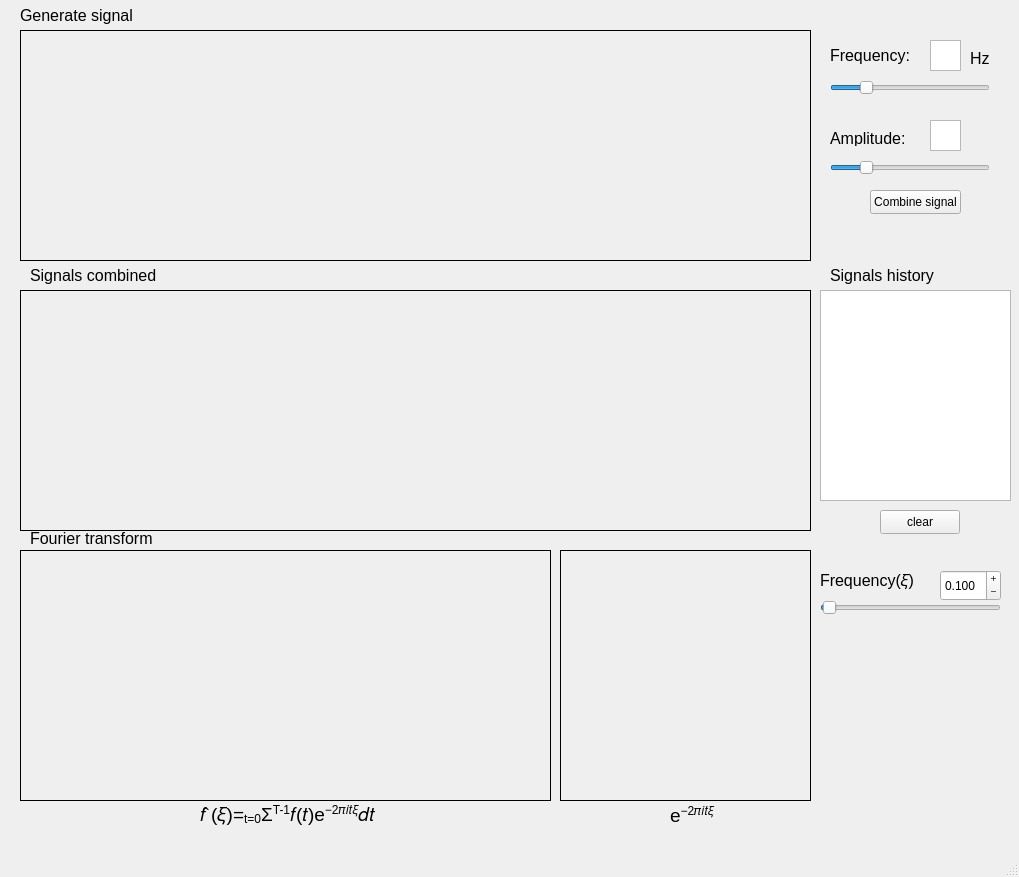
<?xml version="1.0" encoding="UTF-8"?>
<ui version="4.0">
 <class>MainWindow</class>
 <widget class="QMainWindow" name="MainWindow">
  <property name="geometry">
   <rect>
    <x>0</x>
    <y>0</y>
    <width>1019</width>
    <height>877</height>
   </rect>
  </property>
  <property name="windowTitle">
   <string>MainWindow</string>
  </property>
  <widget class="QWidget" name="centralwidget">
   <widget class="QFrame" name="chartGenerated">
    <property name="geometry">
     <rect>
      <x>20</x>
      <y>30</y>
      <width>791</width>
      <height>231</height>
     </rect>
    </property>
    <property name="styleSheet">
     <string notr="true"/>
    </property>
    <property name="frameShape">
     <enum>QFrame::Box</enum>
    </property>
    <property name="frameShadow">
     <enum>QFrame::Plain</enum>
    </property>
    <property name="lineWidth">
     <number>1</number>
    </property>
    <layout class="QHBoxLayout" name="horizontalLayout"/>
   </widget>
   <widget class="QPushButton" name="combineButton">
    <property name="geometry">
     <rect>
      <x>870</x>
      <y>190</y>
      <width>91</width>
      <height>24</height>
     </rect>
    </property>
    <property name="text">
     <string>Combine signal</string>
    </property>
   </widget>
   <widget class="QSlider" name="frequencySlider">
    <property name="geometry">
     <rect>
      <x>830</x>
      <y>80</y>
      <width>160</width>
      <height>16</height>
     </rect>
    </property>
    <property name="maximum">
     <number>10</number>
    </property>
    <property name="pageStep">
     <number>1</number>
    </property>
    <property name="value">
     <number>2</number>
    </property>
    <property name="orientation">
     <enum>Qt::Horizontal</enum>
    </property>
   </widget>
   <widget class="QLabel" name="frequencyLabel">
    <property name="geometry">
     <rect>
      <x>830</x>
      <y>45</y>
      <width>81</width>
      <height>21</height>
     </rect>
    </property>
    <property name="font">
     <font>
      <pointsize>12</pointsize>
     </font>
    </property>
    <property name="text">
     <string>Frequency:</string>
    </property>
   </widget>
   <widget class="QTextEdit" name="frequencyInfo">
    <property name="geometry">
     <rect>
      <x>930</x>
      <y>40</y>
      <width>31</width>
      <height>31</height>
     </rect>
    </property>
   </widget>
   <widget class="QLabel" name="hzLabel">
    <property name="geometry">
     <rect>
      <x>970</x>
      <y>50</y>
      <width>71</width>
      <height>16</height>
     </rect>
    </property>
    <property name="font">
     <font>
      <pointsize>12</pointsize>
     </font>
    </property>
    <property name="text">
     <string>Hz</string>
    </property>
   </widget>
   <widget class="QLabel" name="signalsCombinedLabel">
    <property name="geometry">
     <rect>
      <x>30</x>
      <y>265</y>
      <width>141</width>
      <height>21</height>
     </rect>
    </property>
    <property name="font">
     <font>
      <pointsize>12</pointsize>
     </font>
    </property>
    <property name="text">
     <string>Signals combined</string>
    </property>
   </widget>
   <widget class="QPushButton" name="clearButton">
    <property name="geometry">
     <rect>
      <x>880</x>
      <y>510</y>
      <width>80</width>
      <height>24</height>
     </rect>
    </property>
    <property name="text">
     <string>clear</string>
    </property>
   </widget>
   <widget class="QLabel" name="amplitudeLabel">
    <property name="geometry">
     <rect>
      <x>830</x>
      <y>130</y>
      <width>91</width>
      <height>16</height>
     </rect>
    </property>
    <property name="font">
     <font>
      <pointsize>12</pointsize>
     </font>
    </property>
    <property name="text">
     <string>Amplitude:</string>
    </property>
   </widget>
   <widget class="QTextEdit" name="amplitudeInfo">
    <property name="geometry">
     <rect>
      <x>930</x>
      <y>120</y>
      <width>31</width>
      <height>31</height>
     </rect>
    </property>
   </widget>
   <widget class="QSlider" name="amplitudeSlider">
    <property name="geometry">
     <rect>
      <x>830</x>
      <y>160</y>
      <width>160</width>
      <height>16</height>
     </rect>
    </property>
    <property name="maximum">
     <number>10</number>
    </property>
    <property name="pageStep">
     <number>1</number>
    </property>
    <property name="value">
     <number>2</number>
    </property>
    <property name="orientation">
     <enum>Qt::Horizontal</enum>
    </property>
   </widget>
   <widget class="QFrame" name="chartCombined">
    <property name="geometry">
     <rect>
      <x>20</x>
      <y>290</y>
      <width>791</width>
      <height>241</height>
     </rect>
    </property>
    <property name="styleSheet">
     <string notr="true"/>
    </property>
    <property name="frameShape">
     <enum>QFrame::Box</enum>
    </property>
    <layout class="QHBoxLayout" name="horizontalLayout_2"/>
   </widget>
   <widget class="QSlider" name="wrappingFrequencySlider">
    <property name="geometry">
     <rect>
      <x>820</x>
      <y>600</y>
      <width>181</width>
      <height>16</height>
     </rect>
    </property>
    <property name="maximum">
     <number>1000</number>
    </property>
    <property name="value">
     <number>10</number>
    </property>
    <property name="orientation">
     <enum>Qt::Horizontal</enum>
    </property>
   </widget>
   <widget class="QDoubleSpinBox" name="wrappingFrequencyInfo">
    <property name="geometry">
     <rect>
      <x>940</x>
      <y>570</y>
      <width>61</width>
      <height>31</height>
     </rect>
    </property>
    <property name="wrapping">
     <bool>true</bool>
    </property>
    <property name="frame">
     <bool>true</bool>
    </property>
    <property name="buttonSymbols">
     <enum>QAbstractSpinBox::PlusMinus</enum>
    </property>
    <property name="keyboardTracking">
     <bool>true</bool>
    </property>
    <property name="showGroupSeparator" stdset="0">
     <bool>false</bool>
    </property>
    <property name="decimals">
     <number>3</number>
    </property>
    <property name="singleStep">
     <double>0.001000000000000</double>
    </property>
    <property name="value">
     <double>0.100000000000000</double>
    </property>
   </widget>
   <widget class="QFrame" name="chartFourierTransform">
    <property name="geometry">
     <rect>
      <x>20</x>
      <y>550</y>
      <width>531</width>
      <height>251</height>
     </rect>
    </property>
    <property name="styleSheet">
     <string notr="true"/>
    </property>
    <property name="frameShape">
     <enum>QFrame::Box</enum>
    </property>
    <layout class="QHBoxLayout" name="horizontalLayout_4"/>
   </widget>
   <widget class="QListWidget" name="signalsList">
    <property name="geometry">
     <rect>
      <x>820</x>
      <y>290</y>
      <width>191</width>
      <height>211</height>
     </rect>
    </property>
   </widget>
   <widget class="QLabel" name="signalsHistoryLabel">
    <property name="geometry">
     <rect>
      <x>830</x>
      <y>260</y>
      <width>141</width>
      <height>31</height>
     </rect>
    </property>
    <property name="font">
     <font>
      <pointsize>12</pointsize>
     </font>
    </property>
    <property name="text">
     <string>Signals history</string>
    </property>
   </widget>
   <widget class="QFrame" name="chartWrappedSignal">
    <property name="geometry">
     <rect>
      <x>560</x>
      <y>550</y>
      <width>251</width>
      <height>251</height>
     </rect>
    </property>
    <property name="styleSheet">
     <string notr="true"/>
    </property>
    <property name="frameShape">
     <enum>QFrame::Box</enum>
    </property>
    <layout class="QHBoxLayout" name="horizontalLayout_3"/>
   </widget>
   <widget class="QLabel" name="wrappingFrequencyLabel">
    <property name="geometry">
     <rect>
      <x>820</x>
      <y>570</y>
      <width>101</width>
      <height>21</height>
     </rect>
    </property>
    <property name="font">
     <font>
      <pointsize>12</pointsize>
     </font>
    </property>
    <property name="text">
     <string>Frequency(𝜉)</string>
    </property>
   </widget>
   <widget class="QLabel" name="generateSignalLabel">
    <property name="geometry">
     <rect>
      <x>20</x>
      <y>0</y>
      <width>161</width>
      <height>31</height>
     </rect>
    </property>
    <property name="font">
     <font>
      <pointsize>12</pointsize>
     </font>
    </property>
    <property name="text">
     <string>Generate signal</string>
    </property>
   </widget>
   <widget class="QLabel" name="fourierTransformLabel">
    <property name="geometry">
     <rect>
      <x>30</x>
      <y>530</y>
      <width>151</width>
      <height>16</height>
     </rect>
    </property>
    <property name="font">
     <font>
      <pointsize>12</pointsize>
     </font>
    </property>
    <property name="text">
     <string>Fourier transform</string>
    </property>
   </widget>
   <widget class="QLabel" name="fourierFormulaLabel">
    <property name="geometry">
     <rect>
      <x>200</x>
      <y>780</y>
      <width>191</width>
      <height>71</height>
     </rect>
    </property>
    <property name="text">
     <string>&lt;html&gt;&lt;head/&gt;&lt;body&gt;&lt;p&gt;&lt;span style=&quot; font-size:14pt;&quot;&gt;𝑓̂ (𝜉)=&lt;/span&gt;&lt;span style=&quot; font-size:14pt; vertical-align:sub;&quot;&gt;t=0&lt;/span&gt;&lt;span style=&quot; font-size:14pt;&quot;&gt;Σ&lt;/span&gt;&lt;span style=&quot; font-size:14pt; vertical-align:super;&quot;&gt;T-1&lt;/span&gt;&lt;span style=&quot; font-size:14pt;&quot;&gt;𝑓(𝑡)e&lt;/span&gt;&lt;span style=&quot; font-size:14pt; vertical-align:super;&quot;&gt;−2𝜋𝑖𝑡𝜉&lt;/span&gt;&lt;span style=&quot; font-size:14pt;&quot;&gt;𝑑𝑡&lt;/span&gt;&lt;/p&gt;&lt;/body&gt;&lt;/html&gt;</string>
    </property>
   </widget>
   <widget class="QLabel" name="wrappingFormulaLabel">
    <property name="geometry">
     <rect>
      <x>670</x>
      <y>780</y>
      <width>191</width>
      <height>71</height>
     </rect>
    </property>
    <property name="text">
     <string>&lt;html&gt;&lt;head/&gt;&lt;body&gt;&lt;p&gt;&lt;span style=&quot; font-size:14pt;&quot;&gt;e&lt;/span&gt;&lt;span style=&quot; font-size:14pt; vertical-align:super;&quot;&gt;−2𝜋𝑖𝑡𝜉&lt;/span&gt;&lt;/p&gt;&lt;/body&gt;&lt;/html&gt;</string>
    </property>
   </widget>
  </widget>
  <widget class="QMenuBar" name="menubar">
   <property name="geometry">
    <rect>
     <x>0</x>
     <y>0</y>
     <width>1019</width>
     <height>21</height>
    </rect>
   </property>
  </widget>
  <widget class="QStatusBar" name="statusbar"/>
 </widget>
 <resources/>
 <connections/>
</ui>
